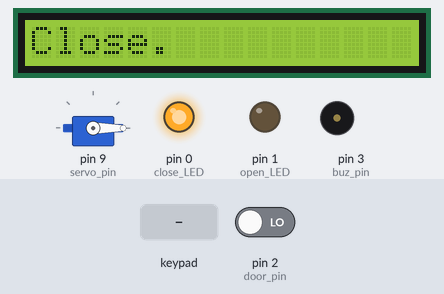
The sketch below on a simulated Arduino Mega 2560, built with avr-gcc and run on an emulated ATmega2560. On the bench: 16×1 character LCD, servo, output pins drawn as LEDs (lit = HIGH), buzzer (waves = sounding). Inputs (shaded band) come from the test bench; at power-on: pin 2 (door_pin) LOW.

Above: at 1.2 s.
1.3 s: key '*' pressed
At 1.7 s:
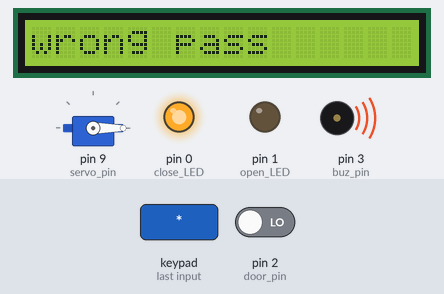
3.3 s: keypad keys 0 0 0 0 * pressed 0.4 s apart
At 5.4 s:
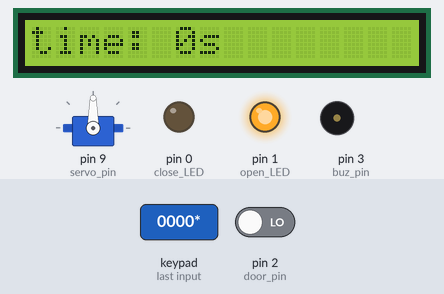
7.3 s: keypad keys 0 0 0 0 # pressed 0.4 s apart
11.1 s: pin 2 (door_pin) driven HIGH
At 11.34 s:
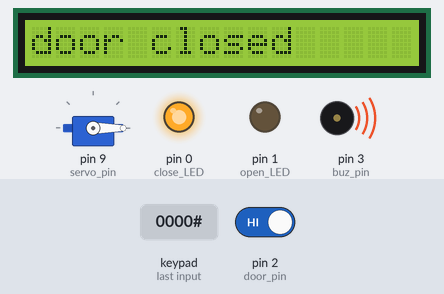
12.9 s: key '#' pressed
At 13.6 s:
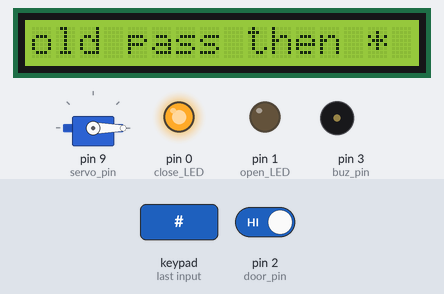
14.4 s: keypad keys 0 0 0 0 * pressed 0.4 s apart
At 17.2 s:
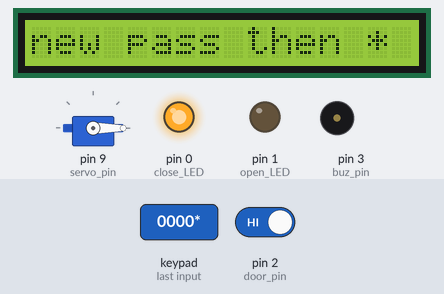
Timing chart, 0 to 18.7 s (numbered marks = the images above; inputs shaded):
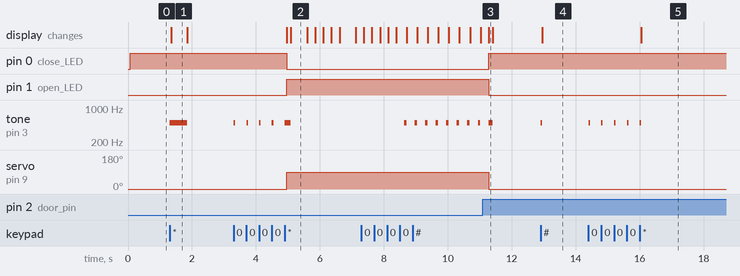

Measured:
- after the input at 1.3 s, tone on pin 3 (buz_pin): silent → 500 Hz at once, → silent 0.55 s later; the display: changes after 0.05 s (image 1)
- after the input at 3.3 s, pin 0 (close_LED): HIGH → LOW after 1.7 s; pin 1 (open_LED): LOW → HIGH after 1.7 s; tone on pin 3 (buz_pin): goes 4 × (500 Hz 0.05 s, silent 0.36 s), 500 Hz 0.18 s, then silent, starting at once; servo on pin 9 (servo_pin): 0° → 90° after 1.7 s; the display: first changes after 1.7 s (image 2 shows a later state)
- after the input at 11.1 s, pin 0 (close_LED): LOW → HIGH after 0.18 s; pin 1 (open_LED): HIGH → LOW after 0.18 s; tone on pin 3 (buz_pin): silent → 500 Hz after 0.18 s, → silent 0.13 s later; servo on pin 9 (servo_pin): 90° → 0° after 0.18 s; the display: changes after 0.18 s (image 3)
- after the input at 12.9 s, tone on pin 3 (buz_pin): silent → 500 Hz at once, → silent 0.05 s later; the display: changes after 0.06 s (image 4)
- after the input at 14.4 s, tone on pin 3 (buz_pin): alternates 500 Hz for 0.05 s and silent for 0.35 s, 10 changes in all, then stays silent, starting at once; the display: changes after 1.7 s (image 5)
- what the display in image 1 shows lasts 0.5 s, from 1.4 s to 1.9 s

The sketch:

code.ino
```cpp
#include <Keypad.h>
#include <LiquidCrystal.h>
#include <Servo.h>


/* setup keyboard */
const byte ROWS = 4;
const byte COLS = 3;
char keys[ROWS][COLS] = {{'1','2','3'},
                         {'4','5','6'},
                         {'7','8','9'},
                         {'*','0','#'}};
byte rowPins[ROWS] = {31, 32, 33, 34};
byte colPins[COLS] = {30, 29, 28};
Keypad keypad = Keypad( makeKeymap(keys), rowPins, colPins, ROWS, COLS );

/* setup display */
LiquidCrystal lcd(22, 23, 24, 25, 26, 27);

/* setup servo */
Servo servo;

/* pins */
const int open_LED = 1;
const int close_LED = 0;
const int door_pin = 2;
const int buz_pin = 3;
const int servo_pin = 9;

/* global variables */
String pass = "0000";
String entered_pass = "";
int wrong_pass_counter = 0;


void setup()
{
  lcd.begin(16, 1);
  lcd.setCursor(0, 0);
  lcd.clear();
  lcd.print("Close.");

  servo.attach(servo_pin);
  servo.write(0);

  pinMode(open_LED, OUTPUT);
  pinMode(close_LED, OUTPUT);
  pinMode(buz_pin, OUTPUT);
  pinMode(door_pin, INPUT);

  digitalWrite(open_LED, LOW);
  digitalWrite(close_LED, HIGH);
  digitalWrite(door_pin, LOW);
}

void loop()
{
  lcd_print("Close.");

  char key;
  do { key = keypad.getKey(); }
  while(!key);
  buz(0.2);

  if (key >= '0' && key <= '9')
    entered_pass.concat(key);

  else if (key == '*')
    check_pass();

  else // key == '#'
    change_pass();
}


/* functions */
int char_to_int(char c) { return c - '0'; }

bool is_entered_pass_correct() { return entered_pass == pass; }


void open_door()
{
  lcd_print("door opened");
  servo.write(90);
  digitalWrite(open_LED, HIGH);
  digitalWrite(close_LED, LOW);
  buz(0.5);
}


void close_door()
{
  lcd_print("door closed");
  servo.write(0);
  digitalWrite(open_LED, LOW);
  digitalWrite(close_LED, HIGH);
  buz(0.5);
}


void buz(float second)
{
  tone(buz_pin, 500);
  delay(int(second*250));
  noTone(buz_pin);
}


void change_pass()
{
  lcd_print("old pass then *");

  char key;

  entered_pass = "";
  do {
    do { key = keypad.getKey(); }
    while(!key);
    buz(0.2);

    if (key >= '0' && key <= '9')
      entered_pass.concat(key);

  } while(key != '*');

  if(!is_entered_pass_correct())
  {
    buz_print("wrong pass", 2);
    entered_pass = "";
    return;
  }
  entered_pass = "";


  String new_pass = "", hold = "";

  lcd_print("new pass then *");
  do {
    do { key = keypad.getKey(); }
    while(!key);
    buz(0.2);

    if (key >= '0' && key <= '9')
      new_pass.concat(key);

  } while(key != '*');

  lcd_print("re enter then *");
  do {
    do { key = keypad.getKey(); }
    while(!key);
    buz(0.2);

    if (key >= '0' && key <= '9')
      hold.concat(key);

  } while(key != '*');

  if (hold != new_pass)
  {
    buz_print("dosen't match!", 1.5);
    return;
  }

  pass = new_pass;
  buz_print("pass changed", 1.5);
}


void check_pass()
{
  if (!is_entered_pass_correct())
  {
    buz_print("wrong pass", 2);
    entered_pass = "";
    wrong_pass_counter++;
    if (wrong_pass_counter%4 == 0)
    {
      lcd_print("disable " + String(wrong_pass_counter/4) + "min");
      delay((wrong_pass_counter/4)*10000);
    }
    return;
  }
  wrong_pass_counter = 0;

  open_door();

  int open_time = millis();
  int buz_time = open_time;

  do {
    lcd_print("time: " + String((millis()-open_time)/300) + "s");
    delay(250);

    if (millis() - buz_time > 10*350)
      buz(0.3);

    if (keypad.getKey() == '#')
      buz_time = millis();

    digitalWrite(door_pin, LOW);

  } while(digitalRead(door_pin) != HIGH);

  for (int i = 0; i < 10; i++)
    digitalWrite(door_pin, LOW);

  close_door();
  entered_pass = "";
}


void lcd_print(String s)
{
  lcd.clear();
  lcd.print(s);
}


void buz_print(String s, float second)
{
  lcd_print(s);
  buz(second);
  lcd_print("");
}
```
